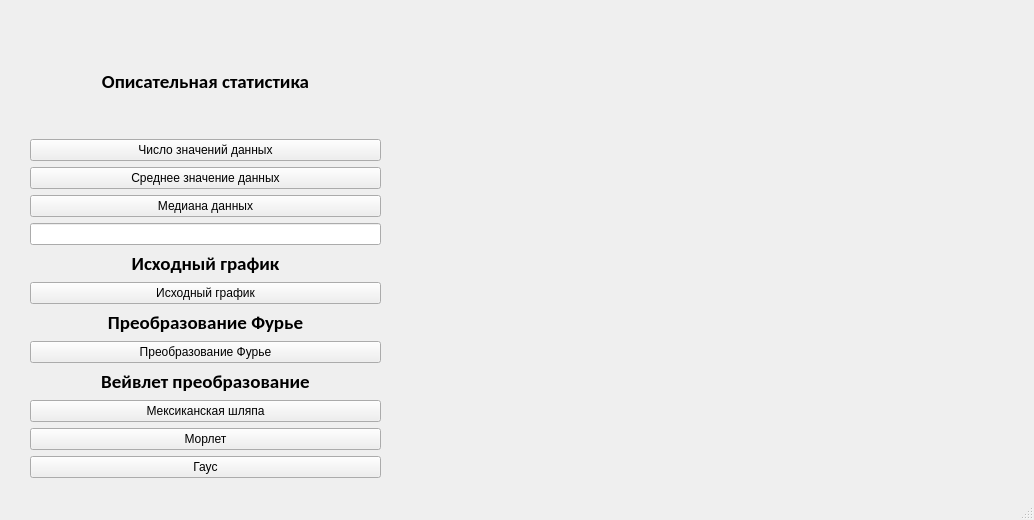
<?xml version="1.0" encoding="UTF-8"?>
<ui version="4.0">
 <class>mainWindow</class>
 <widget class="QMainWindow" name="mainWindow">
  <property name="geometry">
   <rect>
    <x>0</x>
    <y>0</y>
    <width>1034</width>
    <height>520</height>
   </rect>
  </property>
  <property name="windowTitle">
   <string>Научная работа - Иванов Егор Андреевич </string>
  </property>
  <widget class="QWidget" name="centralwidget">
   <widget class="QWidget" name="verticalLayoutWidget_3">
    <property name="geometry">
     <rect>
      <x>30</x>
      <y>30</y>
      <width>351</width>
      <height>448</height>
     </rect>
    </property>
    <layout class="QVBoxLayout" name="verticalLayout_3">
     <item>
      <layout class="QVBoxLayout" name="verticalLayout">
       <item>
        <widget class="QLabel" name="label">
         <property name="font">
          <font>
           <family>Calibri</family>
           <pointsize>14</pointsize>
           <weight>75</weight>
           <bold>true</bold>
          </font>
         </property>
         <property name="text">
          <string>Описательная статистика</string>
         </property>
         <property name="alignment">
          <set>Qt::AlignCenter</set>
         </property>
        </widget>
       </item>
       <item>
        <widget class="QPushButton" name="pushButton_2">
         <property name="text">
          <string>Число значений данных</string>
         </property>
        </widget>
       </item>
       <item>
        <widget class="QPushButton" name="pushButton">
         <property name="text">
          <string>Среднее значение данных</string>
         </property>
        </widget>
       </item>
       <item>
        <widget class="QPushButton" name="pushButton_3">
         <property name="text">
          <string>Медиана данных</string>
         </property>
        </widget>
       </item>
       <item>
        <widget class="QLineEdit" name="lineEdit"/>
       </item>
       <item>
        <layout class="QVBoxLayout" name="verticalLayout_2">
         <item>
          <widget class="QLabel" name="label_4">
           <property name="font">
            <font>
             <family>Calibri</family>
             <pointsize>14</pointsize>
             <weight>75</weight>
             <bold>true</bold>
            </font>
           </property>
           <property name="text">
            <string>Исходный график</string>
           </property>
           <property name="alignment">
            <set>Qt::AlignCenter</set>
           </property>
          </widget>
         </item>
         <item>
          <widget class="QPushButton" name="pushButton_8">
           <property name="text">
            <string>Исходный график</string>
           </property>
          </widget>
         </item>
         <item>
          <widget class="QLabel" name="label_2">
           <property name="font">
            <font>
             <family>Calibri</family>
             <pointsize>14</pointsize>
             <weight>75</weight>
             <bold>true</bold>
            </font>
           </property>
           <property name="text">
            <string>Преобразование Фурье</string>
           </property>
           <property name="alignment">
            <set>Qt::AlignCenter</set>
           </property>
          </widget>
         </item>
         <item>
          <widget class="QPushButton" name="pushButton_4">
           <property name="text">
            <string>Преобразование Фурье</string>
           </property>
          </widget>
         </item>
         <item>
          <widget class="QLabel" name="label_3">
           <property name="font">
            <font>
             <family>Calibri</family>
             <pointsize>14</pointsize>
             <weight>75</weight>
             <bold>true</bold>
            </font>
           </property>
           <property name="text">
            <string>Вейвлет преобразование</string>
           </property>
           <property name="alignment">
            <set>Qt::AlignCenter</set>
           </property>
          </widget>
         </item>
         <item>
          <widget class="QPushButton" name="pushButton_5">
           <property name="text">
            <string>Мексиканская шляпа</string>
           </property>
          </widget>
         </item>
         <item>
          <widget class="QPushButton" name="pushButton_6">
           <property name="text">
            <string>Морлет</string>
           </property>
          </widget>
         </item>
         <item>
          <widget class="QPushButton" name="pushButton_7">
           <property name="text">
            <string>Гаус</string>
           </property>
          </widget>
         </item>
        </layout>
       </item>
      </layout>
     </item>
    </layout>
   </widget>
   <widget class="MplWidget" name="MplWidget" native="true">
    <property name="geometry">
     <rect>
      <x>400</x>
      <y>30</y>
      <width>611</width>
      <height>451</height>
     </rect>
    </property>
   </widget>
  </widget>
  <widget class="QStatusBar" name="statusbar"/>
 </widget>
 <customwidgets>
  <customwidget>
   <class>MplWidget</class>
   <extends>QWidget</extends>
   <header>mplwidget.h</header>
   <container>1</container>
  </customwidget>
 </customwidgets>
 <resources/>
 <connections/>
</ui>
